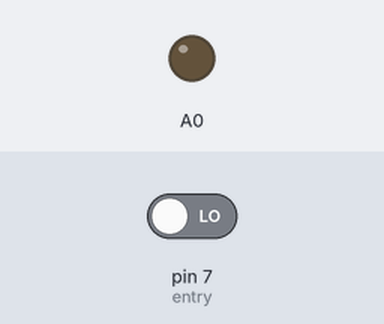
Bench run of a sketch on a simulated Arduino Uno, built with avr-gcc and run on an emulated ATmega328P. On the bench: output pins drawn as LEDs (lit = HIGH). Dashed ring = blinking. The inputs (shaded band) are chosen by the test bench; at power-on: pin 7 (entry) LOW.

Above: at 1.2 s.
1.3 s: pin 7 (entry) driven HIGH
At 1.7 s:
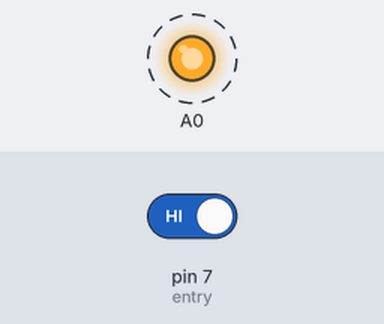
Timing chart, 0 to 10.3 s (numbered marks = the images above; inputs shaded):
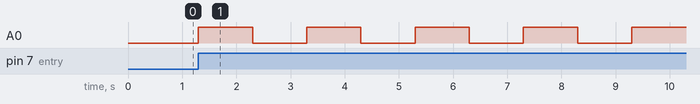

Measured:
- after the input at 1.3 s, A0: alternates HIGH for 1.0 s and LOW for 1.0 s, starting at once

The sketch:

sketch_apr01c.ino
```cpp
int entry=7;
const int green=A0;
int c=0;
int x=0;
int n=0;
void setup() {
  pinMode(entry,INPUT);
  pinMode(A0,OUTPUT);
  Serial.begin(9600);
}

void loop() {
  if(digitalRead(entry)==HIGH){
    x=1;
  }
  else{
    x=0;
  }
  while(x){
  c++ ;
  x=0;
  }
  for(int i=0;i<c;i++){
    digitalWrite(A0,HIGH);
    delay(1000);
    digitalWrite(A0,LOW);
    delay(1000);
  }

}
```
